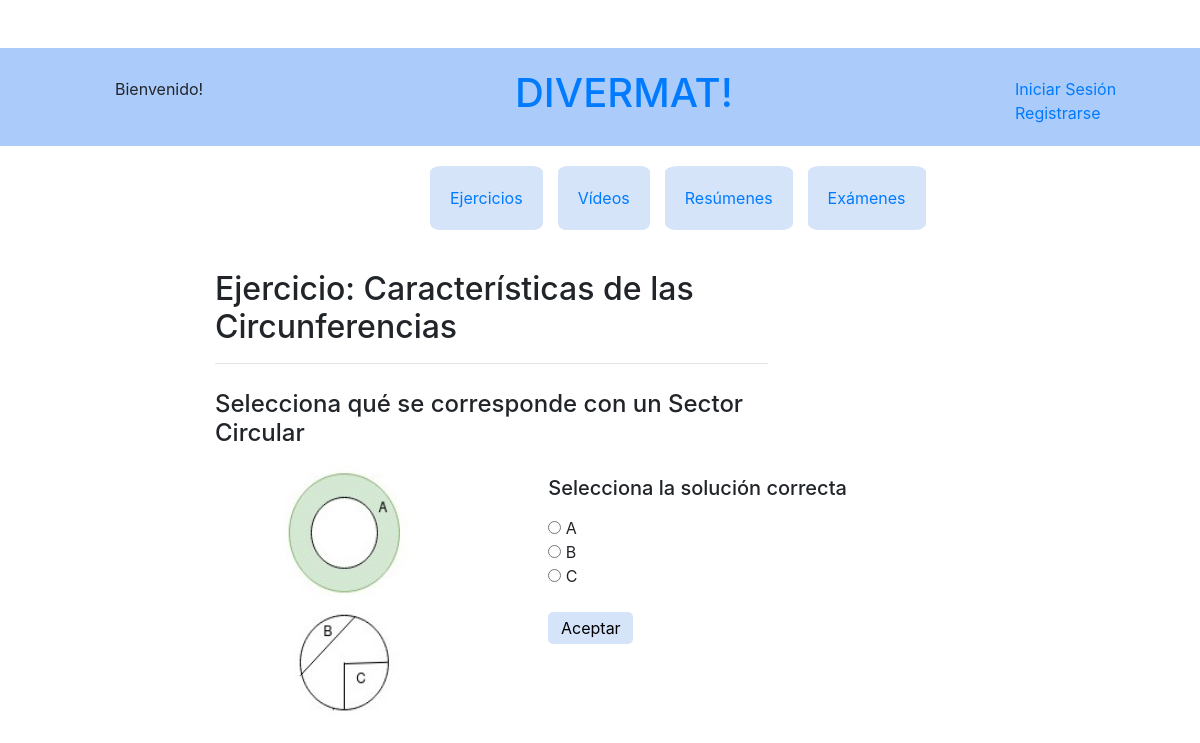
/divermat/ejercicio/106/, run on the app's committed database.
### divermat/models.py (models this page shows, shortened)
class Ejercicio(models.Model):
    curso = models.ForeignKey(Curso,
                                 on_delete=models.CASCADE,
                                 default=None, null=True)
    tema = models.ForeignKey(Tema,
                                 on_delete=models.CASCADE,
                                 default=None, null=True)
    titulo = models.CharField(max_length=50, default=None)
    tipo = models.IntegerField(default=None,null=True) # Tipo 1 es test, tipo 2 respuesta corta, tipo 3 problemas pero ese todavía no lo implemento
    enunciado = models.CharField(max_length=1000, default = None)
    nsoluciones = models.IntegerField(default=None,null=True) #Numero de soluciones correctas
    soluciones = models.CharField(max_length=1000, default = None) #Cada solucion divididad por ; incluye la solucion correcta y las erroneas en caso de Test
    solucion_correcta = models.CharField(max_length=1024, default = None)
    foto = models.FileField(upload_to='media/fotos/%y',blank=True,null=False)
    class Meta:
        ordering = ('curso',  'titulo', )

### divermat/views.py (the view, shortened to what this page needs)
# urls.py: url(r'ejercicio/(?P<ejercicio>[\w]+)/$', views.ejercicio, name='ejercicio'),
def ejercicio(request, ejercicio=None):
    content = {}
    content['registro'] = False
    content['profesor'] = False
    content['alumno'] = True
    alumno = None
    if ejercicio:
        try:
            try:
                content['ejercicio'] = Ejercicio.objects.get(id=ejercicio)
            except ValueError:
                return redirect('index')
            ejercicio = Ejercicio.objects.get(id=ejercicio)
            soluciones = ejercicio.soluciones.split(";")
            content['soluciones'] = []
            solucion_seleccionada = request.GET.getlist('solucion', [])
            for solucion in soluciones:
                solucion_data={}
                solucion_data['solucion'] = solucion
                solucion_data['checked'] = False
                if solucion in solucion_seleccionada:
                    solucion_data['checked'] = True
                content['soluciones'].append(solucion_data)
            if ejercicio.tipo == 2:
                content['solucion_introducida']=str(solucion_seleccionada).replace("[","").replace("]","").replace(",",".").replace("'","").replace(" ","")
        except Ejercicio.DoesNotExist:
            return redirect('index')
    return render(request,'divermat/ejercicio.html', context=content)

### templates/divermat/ejercicio.html (shortened to what this page needs)
{% extends "divermat/base.html" %}
{% block body_block %}
<div class="row">
    <div class="col-xs-7 col-md-7 col-lg-7">
        <h2>Ejercicio:&nbsp;{{ejercicio.titulo}}</h2><hr>
    </div>
</div>
<div class="row">
    <div class="col-xs-7 col-md-7 col-lg-7">
        <h4>{{ejercicio.enunciado}}</h4>
    </div>
</div>
<div class="row">
    {% if ejercicio.foto %}
        <div class="col-xs-4 col-md-4 col-lg-4">
            <img width=350px height= 250px src="{{ejercicio.foto.url}}" alt="error&nbsp;en&nbsp;la&nbsp;imagen">
        </div>
    {%endif%}
    <form action="{% url 'ejercicio' ejercicio=ejercicio.id%}" method="GET">
        <div class="col">
            {% if ejercicio.nsoluciones is 1%}
                {% if ejercicio.tipo is 1 %}
                    <p><h5>Selecciona la solución correcta</h5></p>
                    {% for sol in soluciones %}
                        {% if sol.checked is True%}
                            <input checked="checked" type="radio" id="solucion" value="{{sol.solucion}}" name="solucion"> {{sol.solucion}} </br>
                        {% else %}
                            <input type="radio" id="solucion" value="{{sol.solucion}}" name="solucion"> {{sol.solucion}} </br>
                        {% endif %}
                    {% endfor %}
                    <br>
                {% else %}
                    <p><h5>Introduce la solución</h5></p>
                    <input label="Introduce la solución: " type="text" name="solucion" value="{{solucion_introducida}}"></br></br>
                {% endif %}
            {% endif %}
            <input class="boton" type="submit" value="Aceptar">
        </div>
    </form>
</div>
<div class="row">
    <div class="col">
        <br><br><h4 style="color:crimson">{{resultado}}</h4>
    </div>
</div>
{% endblock %}

### divermat/static/estilo.css (style rules this page uses)
* { box-sizing: border-box; }
[class*="col-"] { float: left; padding: 5px; }
body { background-color:rgb(255, 255, 255) !important; }
html, body { height: 100%; margin-top: 4%; }
.boton { background-color: rgb(214, 228, 250) !important; color: black !important; border: 3px solid rgb(214, 228, 250) !important; width: 85px !important; height: 32px !important; border-radius: 5px !important; }

### data on the page
Ejercicio: titulo "Características de las Circunferencias", enunciado "Selecciona qué se corresponde con un Sector Circular", foto (picture)

### other printed values
{{ sol.solucion }} "A" "B" "C"
